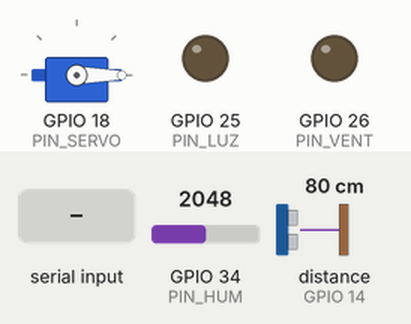
Simulated run of this sketch. Board: ESP32. Parts: servo, output pins drawn as LEDs (lit = HIGH). Wiring (inferred from the names in the program): ultrasonic range finder: trigger GPIO 27; echo GPIO 14. The test bench sets the inputs (shaded band); at power-on: distance to the obstacle (sensor on GPIO 14) 80 cm, GPIO 34 (PIN_HUM) = 2048. The echo pulse lasts 58.3 µs per cm; WiFi joins after 1.5 s; servers stay silent unless stated; pins used as bus, display or sensor lines are not drawn; what the sketch prints to the serial monitor is not drawn.

Above: at 2.7 s.
2.8 s: distance to the obstacle (sensor on GPIO 14) set to 31 cm
4.3 s: distance to the obstacle (sensor on GPIO 14) set to 27 cm
At 5.7 s:
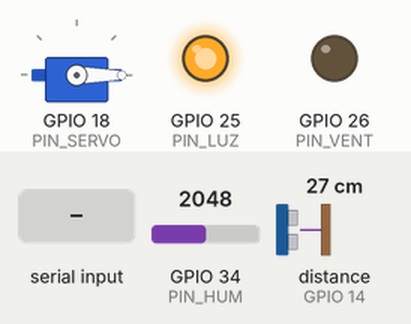
6.0 s: "V\n" received over Serial
At 6.8 s:
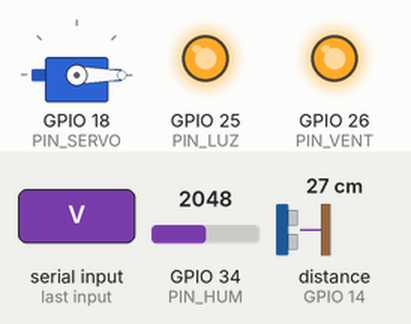
7.5 s: "l\n" received over Serial
At 8.0 s:
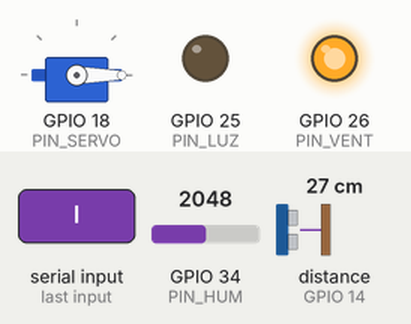
9.0 s: "A\n" received over Serial
At 10.2 s:
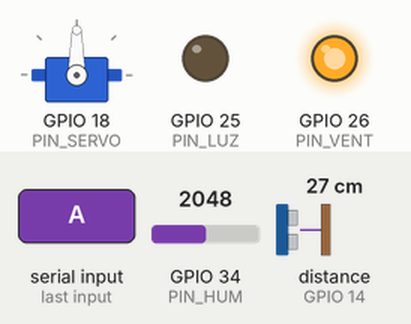
10.5 s: "L\n" received over Serial
At 11.4 s:
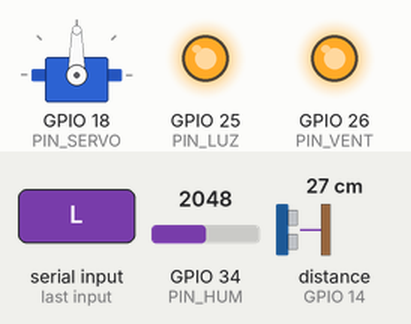
Timing chart, 0 to 13.0 s (numbered marks = the images above; inputs shaded):
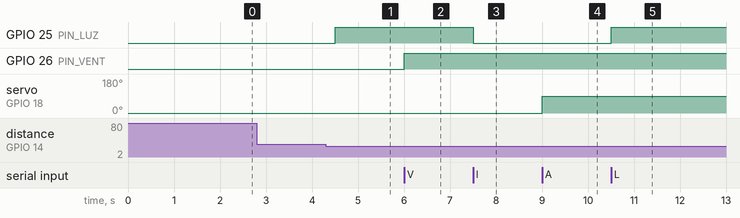

Measured:
- the behaviour switches between 30 and 29 cm on distance to the obstacle (sensor on GPIO 14) (found by bisection; images 0 and 1)
- after the input at 2.8 s, every drawn part: stays the same
- after the input at 4.3 s, GPIO 25 (PIN_LUZ): LOW → HIGH after 0.21 s
- after the input at 6.0 s, GPIO 26 (PIN_VENT): LOW → HIGH at once
- after the input at 7.5 s, GPIO 25 (PIN_LUZ): HIGH → LOW at once
- after the input at 9.0 s, servo on GPIO 18 (PIN_SERVO): 0° → 90° at once
- after the input at 10.5 s, GPIO 25 (PIN_LUZ): LOW → HIGH at once

The sketch:

lab4_sala_equipos.ino
```cpp
// Laboratorio IoT #4 - Version WiFi con MODO AUTOMATICO
// El ESP32 decide por si solo (aunque no haya WiFi, Python ni Telegram):
//   - Presencia (HC-SR04 < DIST_ALERTA): enciende la iluminacion; la apaga tras LUZ_AUTO_MS sin presencia.
//   - Agua (sensor de humedad MOJADO): cierra la rejilla.
// Telegram sigue sirviendo para control manual, consulta de estado y recibir avisos.
// Las ordenes tambien se pueden escribir en el Monitor Serie (115200) para probar sin Telegram.
//
// Placa: "DOIT ESP32 DEVKIT V1". Libreria necesaria: ESP32Servo.
// Conexiones: LED 25/26, servo 18, TRIG 27, ECHO 14 (con divisor), humedad 34.
//
// PROTOCOLO (una linea por mensaje terminada en \n)
//   Ordenes (1 caracter): L l V v A a E  y  M (modo automatico ON) / m (OFF)
//   OK;LUZ=1;VENT=0;REJ=90;DIST=45;HUM=2850;NIVEL=SECO;AUTO=1   respuesta a una orden valida
//   ERR;ORDEN_DESCONOCIDA                                       orden invalida
//   ALERTA;PROXIMIDAD;DIST=18 | ALERTA;HUMEDAD;HUM=1000;NIVEL=MOJADO   (una vez por evento)
//   AUTO;LUZ_ON;MOTIVO=PRESENCIA | AUTO;LUZ_OFF;MOTIVO=SIN_PRESENCIA
//   AUTO;REJILLA_CERRADA;MOTIVO=FILTRACION                      decisiones tomadas por el ESP32
//   READY                                                       al conectarse un cliente

#include <WiFi.h>
#include <ESP32Servo.h>

// ---------- Red (CAMBIAR) ----------
const char* WIFI_SSID = "NOMBRE_DE_TU_RED";
const char* WIFI_PASS = "CLAVE_DE_TU_RED";
const uint16_t PUERTO_TCP = 5000;

// ---------- Pines ----------
const int PIN_LUZ   = 25;
const int PIN_VENT  = 26;
const int PIN_SERVO = 18;
const int TRIG = 27;
const int ECHO = 14;
const int PIN_HUM = 34;

const int REJ_ABIERTA = 90;
const int REJ_CERRADA = 0;

// ---------- Umbrales (calibrar con el sensor fisico) ----------
const int DIST_ALERTA = 30;
const int DIST_REARME = 35;
const int HUM_SECO_MIN   = 2800;
const int HUM_MOJADO_MAX = 1600;
const int HUM_REARME     = 1800;

const unsigned long PERIODO_LECTURA = 500;
const unsigned long LUZ_AUTO_MS = 10000;   // segundos sin presencia antes de apagar la luz (10 s)

WiFiServer servidor(PUERTO_TCP);
WiFiClient cliente;
Servo rejilla;

bool luzOn = false, ventOn = false;
bool modoAuto = true;            // modo automatico activo por defecto
bool luzPorAuto = false;         // la luz fue encendida por el modo automatico
bool presencia = false, mojado = false;       // estado de los sensores (con histeresis)
bool alertaProx = false, alertaHum = false;   // alerta ya enviada a Telegram
unsigned long ultimaPresencia = 0, ultimaLectura = 0, ultimoIntentoWiFi = 0;
bool servidorIniciado = false;

bool hayCliente() { return cliente && cliente.connected(); }

// Envia una linea al cliente TCP (si lo hay) y al Monitor Serie
void enviar(const String& linea) {
  Serial.println(linea);
  if (hayCliente()) cliente.println(linea);
}

long medirDistancia() {
  digitalWrite(TRIG, LOW);  delayMicroseconds(2);
  digitalWrite(TRIG, HIGH); delayMicroseconds(10);
  digitalWrite(TRIG, LOW);
  long duracion = pulseIn(ECHO, HIGH, 30000);
  if (duracion == 0) return -1;
  return duracion / 58;
}

const char* clasificarHumedad(int h) {
  if (h >= HUM_SECO_MIN)   return "SECO";
  if (h >= HUM_MOJADO_MAX) return "HUMEDO";
  return "MOJADO";
}

void ponerLuz(bool on)  { luzOn = on;  digitalWrite(PIN_LUZ, on ? HIGH : LOW); }
void ponerVent(bool on) { ventOn = on; digitalWrite(PIN_VENT, on ? HIGH : LOW); }

void enviarEstado(const char* prefijo) {
  long d = medirDistancia();
  int h = analogRead(PIN_HUM);
  String s = String(prefijo);
  s += ";LUZ=" + String(luzOn ? 1 : 0);
  s += ";VENT=" + String(ventOn ? 1 : 0);
  s += ";REJ=" + String(rejilla.read());
  s += ";DIST=" + String(d);
  s += ";HUM=" + String(h);
  s += ";NIVEL=" + String(clasificarHumedad(h));
  s += ";AUTO=" + String(modoAuto ? 1 : 0);
  enviar(s);
}

void atenderOrden(char orden) {
  switch (orden) {
    case 'L': ponerLuz(true);  luzPorAuto = false; break;   // una orden manual toma el control de la luz
    case 'l': ponerLuz(false); luzPorAuto = false; break;
    case 'V': ponerVent(true);  break;
    case 'v': ponerVent(false); break;
    case 'A': rejilla.write(REJ_ABIERTA); break;
    case 'a': rejilla.write(REJ_CERRADA); break;
    case 'M': modoAuto = true;  break;
    case 'm': modoAuto = false; luzPorAuto = false; break;
    case 'E': break;
    case '\n': case '\r': case ' ': return;
    default:
      enviar("ERR;ORDEN_DESCONOCIDA");
      return;
  }
  enviarEstado("OK");
}

void revisarSensores() {
  long d = medirDistancia();
  int h = analogRead(PIN_HUM);
  bool conectado = hayCliente();

  // ----- Proximidad (histeresis) -----
  bool presenciaAntes = presencia;
  if (!presencia && d > 0 && d < DIST_ALERTA) presencia = true;
  else if (presencia && (d < 0 || d > DIST_REARME)) presencia = false;
  if (presencia) ultimaPresencia = millis();

  // Alerta a Telegram: una vez por evento; si no hay cliente se envia al conectarse si persiste
  if (presencia && !alertaProx && conectado) {
    alertaProx = true;
    enviar("ALERTA;PROXIMIDAD;DIST=" + String(d));
  }
  if (!presencia) alertaProx = false;

  // Decision automatica de la luz (solo al LLEGAR alguien; asi una orden manual no se pelea con el sensor)
  if (modoAuto) {
    if (presencia && !presenciaAntes && !luzOn) {
      ponerLuz(true);
      luzPorAuto = true;
      enviar("AUTO;LUZ_ON;MOTIVO=PRESENCIA");
    }
    if (luzPorAuto && !presencia && millis() - ultimaPresencia >= LUZ_AUTO_MS) {
      ponerLuz(false);
      luzPorAuto = false;
      enviar("AUTO;LUZ_OFF;MOTIVO=SIN_PRESENCIA");
    }
  }

  // ----- Humedad (histeresis) -----
  bool mojadoAntes = mojado;
  if (!mojado && h < HUM_MOJADO_MAX) mojado = true;
  else if (mojado && h > HUM_REARME) mojado = false;

  if (mojado && !alertaHum && conectado) {
    alertaHum = true;
    enviar("ALERTA;HUMEDAD;HUM=" + String(h) + ";NIVEL=MOJADO");
  }
  if (!mojado) alertaHum = false;

  // Decision automatica ante filtracion: cerrar la rejilla (solo al detectar el agua)
  if (modoAuto && mojado && !mojadoAntes) {
    if (rejilla.read() != REJ_CERRADA) rejilla.write(REJ_CERRADA);
    enviar("AUTO;REJILLA_CERRADA;MOTIVO=FILTRACION");
  }
}

// El modo automatico NO depende del WiFi: si la red falla, el ESP32 sigue decidiendo solo
void gestionarRed() {
  if (WiFi.status() == WL_CONNECTED) {
    if (!servidorIniciado) {
      servidor.begin();
      servidorIniciado = true;
      Serial.print("IP del ESP32: ");
      Serial.println(WiFi.localIP());   // esta IP va en el .env de Python
    }
  } else if (millis() - ultimoIntentoWiFi > 15000) {
    ultimoIntentoWiFi = millis();
    WiFi.disconnect();
    WiFi.begin(WIFI_SSID, WIFI_PASS);
  }
}

void setup() {
  pinMode(PIN_LUZ, OUTPUT);
  pinMode(PIN_VENT, OUTPUT);
  pinMode(TRIG, OUTPUT);
  pinMode(ECHO, INPUT);
  digitalWrite(PIN_LUZ, LOW);
  digitalWrite(PIN_VENT, LOW);
  analogSetPinAttenuation(PIN_HUM, ADC_11db);
  rejilla.setPeriodHertz(50);
  rejilla.attach(PIN_SERVO, 500, 2400);
  rejilla.write(REJ_CERRADA);
  Serial.begin(115200);

  WiFi.mode(WIFI_STA);
  WiFi.setAutoReconnect(true);
  WiFi.begin(WIFI_SSID, WIFI_PASS);
  ultimoIntentoWiFi = millis();
  Serial.print("Conectando a WiFi");
  unsigned long inicio = millis();
  while (WiFi.status() != WL_CONNECTED && millis() - inicio < 10000) {  // maximo 10 s, luego sigue sin red
    delay(250);
    Serial.print(".");
  }
  Serial.println();
  if (WiFi.status() != WL_CONNECTED) Serial.println("Sin WiFi: modo automatico activo, se seguira intentando conectar");
}

void loop() {
  gestionarRed();

  if (servidorIniciado) {
    WiFiClient nuevo = servidor.available();   // un cliente nuevo reemplaza al anterior
    if (nuevo) {
      if (cliente) cliente.stop();
      cliente = nuevo;
      enviar("READY");
    }
  }

  if (hayCliente() && cliente.available() > 0) atenderOrden(cliente.read());  // ordenes desde Telegram/Python
  if (Serial.available() > 0) atenderOrden(Serial.read());                    // ordenes desde el Monitor Serie

  if (millis() - ultimaLectura >= PERIODO_LECTURA) {
    ultimaLectura = millis();
    revisarSensores();
  }
}
```
